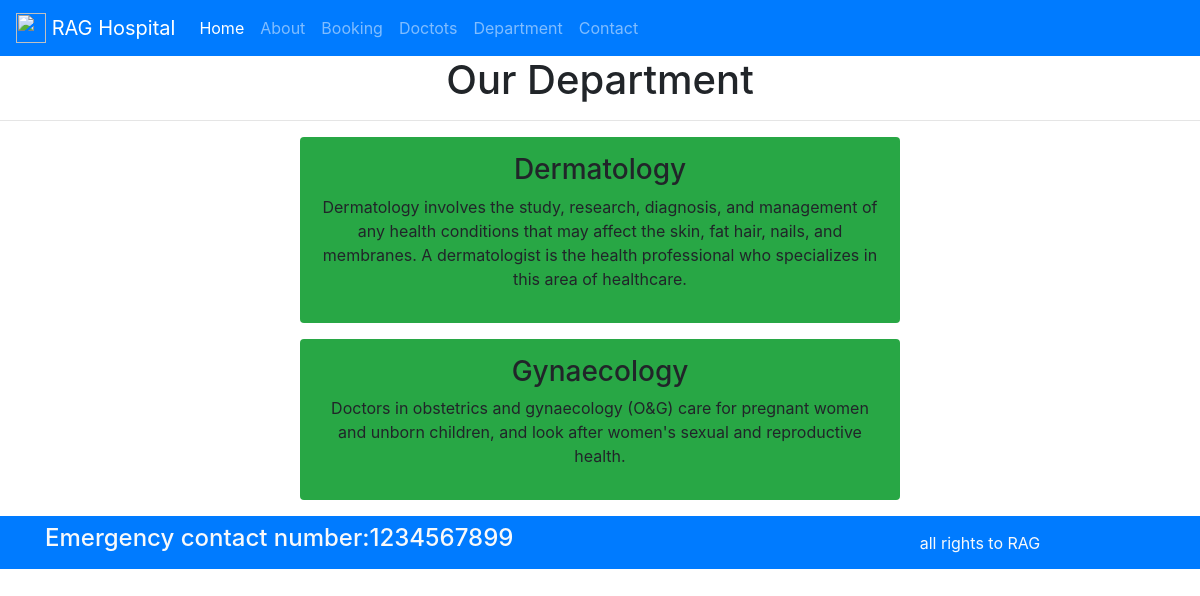
Screenshot of /department with the database file from the repository.
### home/models.py (models this page shows, shortened)
class Departments(models.Model):
    dep_name = models.CharField(max_length=100)
    dep_description=models.TextField()

### home/views.py (the view)
# urls.py: path('department', views.department,name="department"),
def department(request):
    dict_dept={
        'dept' : Departments.objects.all()
    }
    return render(request, 'department.html',dict_dept)

### templates/department.html (shortened to what this page needs)
{% extends 'base.html' %}
{% block content %}
<h1 class="text-center">Our Department</h1>
<hr>
{%for d in dept%}
<div class="mx-auto w-50 bg-success text-center p-3 my-3 border-warning rounded">
    <h3>{{d.dep_name}}</h3>
    <p>{{d.dep_description}}</p>
</div>
{%endfor%}
{% endblock content %}

### rows the page displays
Departments: dep_name "Dermatology", dep_description "Dermatology involves the study, research, diagnosis, and management of any health conditions that may affect the skin, fat hair, nails, and membranes. A dermatologist is the health professional who specializes in this area of healthcare."
Departments: dep_name "Gynaecology", dep_description "Doctors in obstetrics and gynaecology (O&G) care for pregnant women and unborn children, and look after women's sexual and reproductive health."
